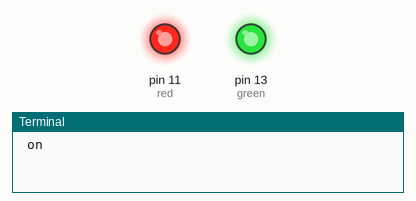
This program was run on a simulated Raspberry Pi (header pin numbers). Parts: output pins drawn as LEDs (lit = HIGH), the last lines printed to the terminal. At 10.0 s the program stops and its outputs stay as they are.

Above: at 0.1 s.
At 5.1 s:
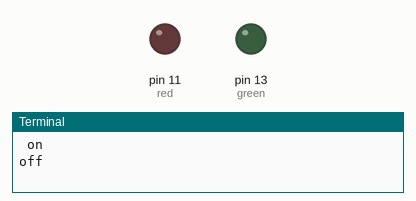
Timing chart, 0 to 6.6 s (numbered marks = the images above):
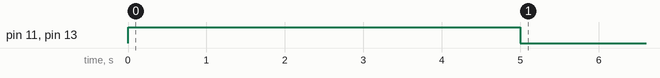

Measured:
- by itself, pin 11 (red), pin 13 (green): LOW → HIGH at 0.00 s, → LOW 5.0 s later

The program:

led.py
```python
# led.py
import os
import time
import RPi.GPIO as GPIO


red= 11
green= 13

GPIO.setmode(GPIO.BOARD)

GPIO.setup(red, GPIO.OUT, initial=GPIO.LOW)
GPIO.setup(green, GPIO.OUT, initial=GPIO.LOW)

GPIO.output(red,GPIO.HIGH)
GPIO.output(green,GPIO.HIGH)
print(" on")
time.sleep(5)

GPIO.output(red, GPIO.LOW)
GPIO.output(green, GPIO.LOW)
print("off")
time.sleep(5)
```
